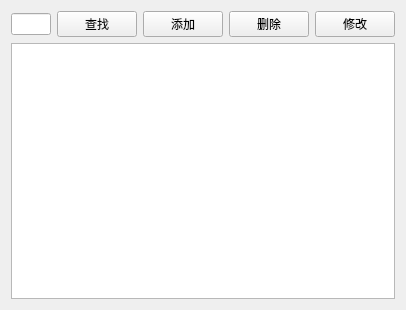
<?xml version="1.0" encoding="UTF-8"?>
<ui version="4.0">
 <class>PatientView</class>
 <widget class="QWidget" name="PatientView">
  <property name="geometry">
   <rect>
    <x>0</x>
    <y>0</y>
    <width>406</width>
    <height>310</height>
   </rect>
  </property>
  <property name="windowTitle">
   <string>患者管理</string>
  </property>
  <layout class="QVBoxLayout" name="verticalLayout">
   <item>
    <layout class="QHBoxLayout" name="horizontalLayout">
     <item>
      <widget class="QLineEdit" name="txtSearch"/>
     </item>
     <item>
      <widget class="QPushButton" name="btsearch">
       <property name="text">
        <string>查找</string>
       </property>
      </widget>
     </item>
     <item>
      <widget class="QPushButton" name="btadd">
       <property name="text">
        <string>添加</string>
       </property>
      </widget>
     </item>
     <item>
      <widget class="QPushButton" name="btdelete">
       <property name="text">
        <string>删除</string>
       </property>
      </widget>
     </item>
     <item>
      <widget class="QPushButton" name="txt">
       <property name="text">
        <string>修改</string>
       </property>
      </widget>
     </item>
    </layout>
   </item>
   <item>
    <widget class="QTableView" name="tableView"/>
   </item>
  </layout>
 </widget>
 <resources/>
 <connections/>
</ui>
